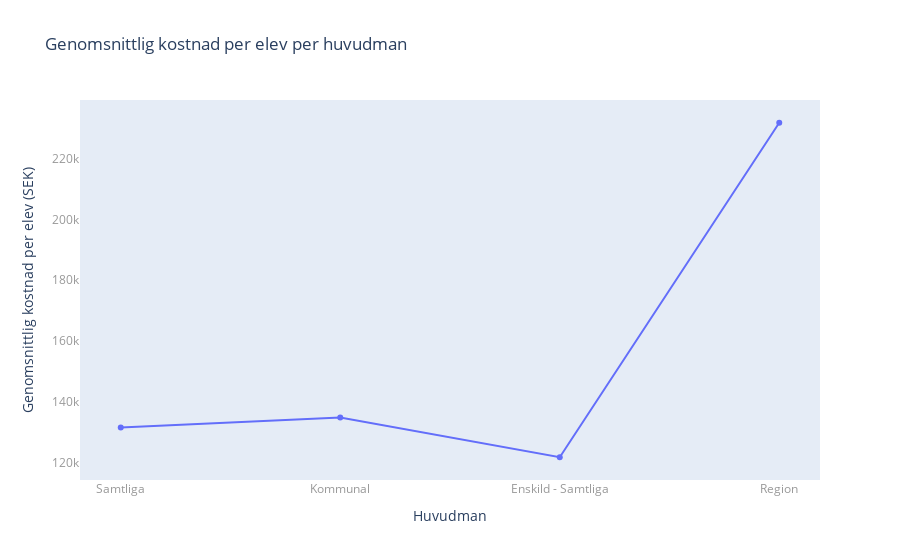

Notebook code for this chart:
### Markdown cell above
## Steg 2: Analys och Visualisering av Genomsnittliga Kostnader per Elev

Vi börjar med att visualisera de genomsnittliga kostnaderna per elev för varje huvudman för att få en överblick av hur resurserna fördelas.

### Code cell
# Filtrera ut unika huvudmän för att undvika duplicationer
unique_huvudman = school_costs_clean.drop_duplicates(subset=["Typ av huvudman"])

# Skapa linjediagrammet
fig1 = px.line(unique_huvudman, x="Typ av huvudman", y="Totalt per elev", markers=True,
               title="Genomsnittlig kostnad per elev per huvudman",
               labels={"Totalt per elev": "Genomsnittlig kostnad per elev (SEK)", "Typ av huvudman": "Huvudman"})
fig1.update_xaxes(showgrid=False)
fig1.update_yaxes(showgrid=False)
fig1.update_xaxes(tickfont=dict(color="#999"))
fig1.update_yaxes(tickfont=dict(color="#999"))


fig1.write_html("Labb2_visualiseringar/upg2_first_graph.html")
fig1.show()

### Figure 1 — Plotly figure (JSON) as saved in the notebook; plotly's stock layout.template omitted (floating-point values rounded to 4 significant figures)
{"data": [{"hovertemplate": "Huvudman=%{x}<br>Genomsnittlig kostnad per elev (SEK)=%{y}<extra></extra>", "legendgroup": "", "line": {"color": "#636efa", "dash": "solid"}, "marker": {"symbol": "circle"}, "mode": "lines+markers", "name": "", "orientation": "v", "showlegend": false, "type": "scatter", "x": ["Samtliga", "Kommunal", "Enskild - Samtliga", "Region"], "xaxis": "x", "y": [131500, 134800, 121700, 231900], "yaxis": "y"}], "layout": {"legend": {"tracegroupgap": 0}, "title": {"text": "Genomsnittlig kostnad per elev per huvudman"}, "xaxis": {"anchor": "y", "domain": [0, 1], "showgrid": false, "tickfont": {"color": "#999"}, "title": {"text": "Huvudman"}}, "yaxis": {"anchor": "x", "domain": [0, 1], "showgrid": false, "tickfont": {"color": "#999"}, "title": {"text": "Genomsnittlig kostnad per elev (SEK)"}}}}
